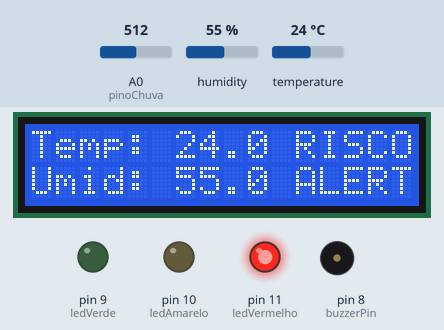
A sketch run on a simulated Arduino Uno, built with avr-gcc and run on an emulated ATmega328P. Parts: 16×2 character LCD, output pins drawn as LEDs (lit = HIGH), buzzer (waves = sounding). Inputs (shaded band) come from the test bench; at power-on: A0 (pinoChuva) = 512, humidity 55 %, temperature 24 °C. What the sketch prints to the serial monitor is not drawn.

Above: at 4.7 s.
4.8 s: A0 (pinoChuva) set to 335
8.4 s: A0 (pinoChuva) set to 310
At 10.4 s:
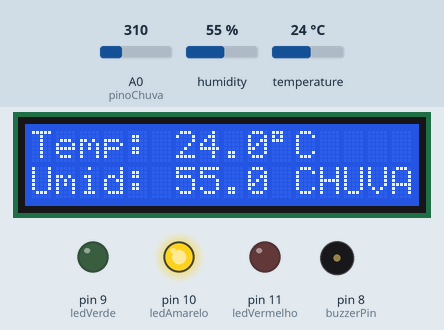
12.0 s: A0 (pinoChuva) set to 209
15.6 s: A0 (pinoChuva) set to 182
At 16.2 s:
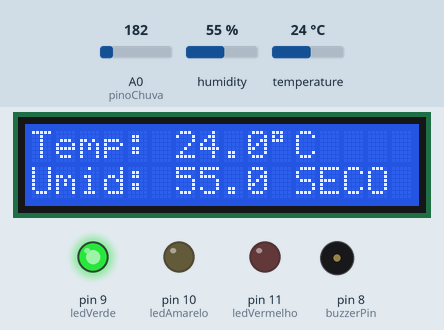
19.2 s: humidity set to 22 %
At 21.0 s:
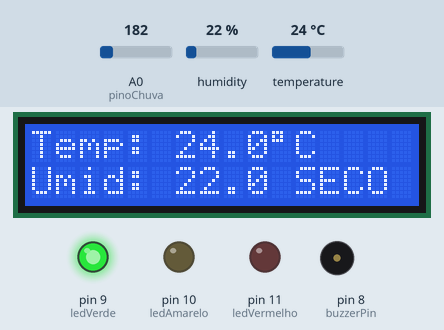
22.8 s: temperature set to 12 °C
At 25.8 s:
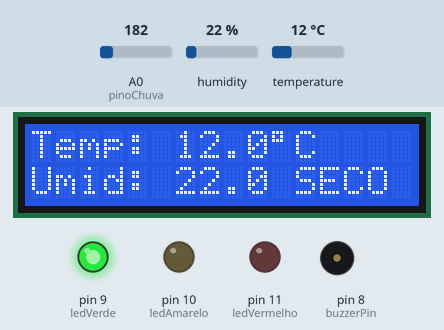
Timing chart, 0 to 27.3 s (numbered marks = the images above; inputs shaded):
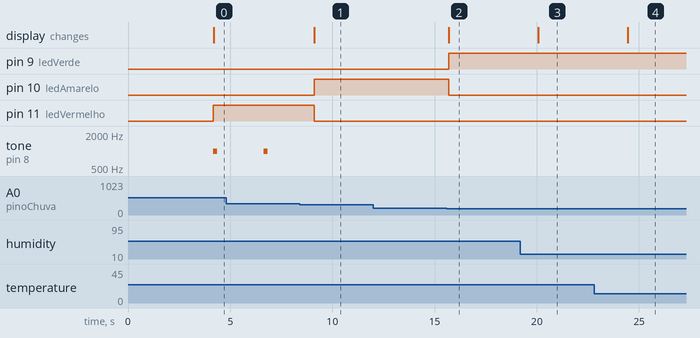

Measured:
- the behaviour switches between 325 and 324 on A0 (pinoChuva) (found by bisection; images 0 and 1)
- the behaviour switches between 200 and 199 on A0 (pinoChuva) (found by bisection; images 1 and 2)
- after the input at 8.4 s, pin 10 (ledAmarelo): LOW → HIGH after 0.71 s; pin 11 (ledVermelho): HIGH → LOW after 0.71 s; tone on pin 8 (buzzerPin): stops changing and stays silent; the display: changes after 0.71 s (image 1)
- after the input at 15.6 s, pin 9 (ledVerde): LOW → HIGH after 0.10 s; pin 10 (ledAmarelo): HIGH → LOW after 0.10 s; the display: changes after 0.10 s (image 2)
- after the input at 19.2 s, the display: changes after 0.88 s (image 3)
- after the input at 22.8 s, the display: changes after 1.7 s (image 4)

The sketch:

estacao_meteorologica.ino
```cpp
// 1. Inclusão das Bibliotecas
#include <Wire.h>
#include <LiquidCrystal_I2C.h>
#include <DHT.h>

// 2. Definição dos Pinos e Constantes

// Sensor DHT11
#define PINO_DHT 2
#define TIPO_DHT DHT11

// Pinos dos LEDs e Buzzer (Pinos digitais)
const int ledVerde = 9;
const int ledAmarelo = 10;
const int ledVermelho = 11;
const int buzzerPin = 8;

// Sensor de Chuva
const int pinoChuva = A0;

// Limiares para o sensor de chuva (Ajuste esses valores!)
const int LIMIAR_CHUVINHA = 200; // Valor abaixo disso = "Chovendo um pouco"
const int LIMIAR_TEMPESTADE = 325; // Valor abaixo disso = "Chovendo muito"

// 3. Criação dos Objetos
LiquidCrystal_I2C lcd(0x27, 16, 2);
DHT dht(PINO_DHT, TIPO_DHT);

// 4. Configuração Inicial (setup)

void setup() {
  // Inicialização do Serial Monitor a 9600 baud rate (Taxa de transmissão)
  Serial.begin(9600);
  Serial.println("--- Estacao Meteorologica Inicializada ---");
  Serial.println("----------------------------------------");

  // Configuração dos pinos digitais como SAÍDA
  pinMode(ledVerde, OUTPUT);
  pinMode(ledAmarelo, OUTPUT);
  pinMode(ledVermelho, OUTPUT);
  pinMode(buzzerPin, OUTPUT);

  // Inicializa o LCD
  lcd.init();
  lcd.backlight();
  lcd.clear();
  lcd.setCursor(0, 0);
  lcd.print("Estacao Meteoro");
  lcd.setCursor(0, 1);
  lcd.print("Inicializando...");

  // Inicializa o sensor DHT
  dht.begin();

  // Garante que todos os LEDs e o Buzzer estejam desligados no início
  digitalWrite(ledVerde, LOW);
  digitalWrite(ledAmarelo, LOW);
  digitalWrite(ledVermelho, LOW);
  digitalWrite(buzzerPin, LOW);

  delay(2000);
}

// 5. Loop Principal (loop)

void loop() {
  // O sensor DHT11 só deve ser lido a cada 2 segundos no mínimo
  delay(2000);

  // --- LEITURA DOS SENSORES ---
  float umidade = dht.readHumidity();
  float temperatura = dht.readTemperature();
  int valorChuva = analogRead(pinoChuva);

  // Variável para armazenar o status da chuva para o Serial Monitor
  String statusChuva = "";

  // Verifica falha na leitura do DHT
  if (isnan(umidade) || isnan(temperatura)) {
    Serial.println(">>> ERRO: Falha na leitura do sensor DHT! <<<");
    lcd.clear();
    lcd.setCursor(0, 0);
    lcd.print("Erro DHT!");
    return;
  }

  // --- EXIBIÇÃO NO LCD ---
  lcd.clear();
  lcd.setCursor(0, 0);
  lcd.print("Temp: ");
  lcd.print(temperatura, 1);
  lcd.print((char)223);
  lcd.print("C");

  lcd.setCursor(0, 1);
  lcd.print("Umid: ");
  lcd.print(umidade, 1);
  lcd.print("%");


  // --- LÓGICA DE ALERTA DE CHUVA ---

  // Desliga todos os LEDs e o Buzzer para resetar
  digitalWrite(ledVerde, LOW);
  digitalWrite(ledAmarelo, LOW);
  digitalWrite(ledVermelho, LOW);
  digitalWrite(buzzerPin, LOW);

  if (valorChuva < LIMIAR_CHUVINHA) {
    // 1. NÃO ESTÁ CHOVENDO
    digitalWrite(ledVerde, HIGH);
    lcd.setCursor(10, 1);
    lcd.print(" SECO");
    statusChuva = "SECO (Led Verde)";

  } else if (valorChuva < LIMIAR_TEMPESTADE) {
    // 2. CHOVENDO POUCO
    digitalWrite(ledAmarelo, HIGH);
    lcd.setCursor(10, 1);
    lcd.print(" CHUVA");
    statusChuva = "CHUVA LEVE (Led Amarelo)";

  } else {
    // 3. CHOVENDO MUITO - ALARME DE TEMPESTADE
    digitalWrite(ledVermelho, HIGH);
    tone(buzzerPin, 1000, 200);

    lcd.setCursor(10, 1);
    lcd.print(" ALERTA!");
    lcd.setCursor(10, 0);
    lcd.print(" RISCO!");
    statusChuva = "TEMP.: RISCO! (Led Vermelho + Buzzer)";

    delay(250);
    noTone(buzzerPin);
  }

  // --- EXIBIÇÃO NO MONITOR SERIAL ---
  Serial.println("----------------------------------------");
  Serial.print("Leitura Sensor Chuva (0-1023): ");
  Serial.println(valorChuva);
  Serial.print("Status do Alerta: ");
  Serial.println(statusChuva);
  Serial.print("Temperatura:");
  Serial.print(temperatura, 1);
  Serial.println(" C");
  Serial.print("Umidade: ");
  Serial.print( umidade, 1);
  Serial.println("%");
  Serial.println("----------------------------------------");
}
```
